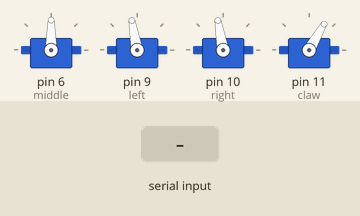
The sketch below on a simulated Arduino Uno, built with avr-gcc and run on an emulated ATmega328P. Parts: 4 × servo. Inputs (shaded band) come from the test bench.

Above: at 1.2 s.
1.3 s: "s" received over Serial
At 1.8 s:
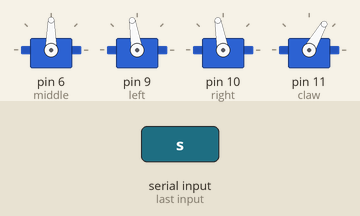
2.8 s: "d" received over Serial
At 4.0 s:
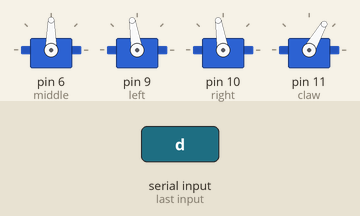
4.3 s: "w" received over Serial
At 5.3 s:
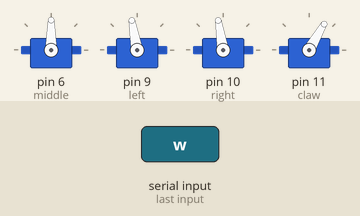
5.8 s: "c" received over Serial
At 6.5 s:
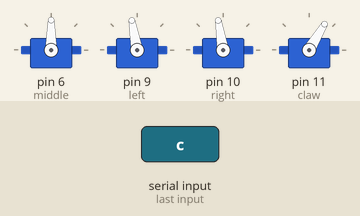
7.3 s: "e" received over Serial
At 7.6 s:
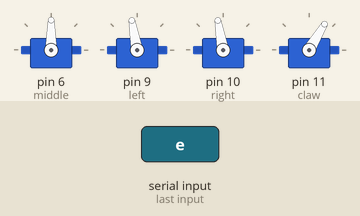
8.8 s: "z" received over Serial
At 10.0 s:
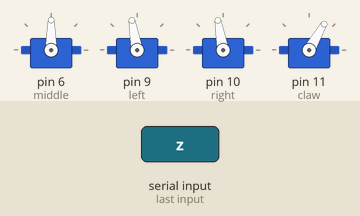
Timing chart, 0 to 11.3 s (numbered marks = the images above; inputs shaded):
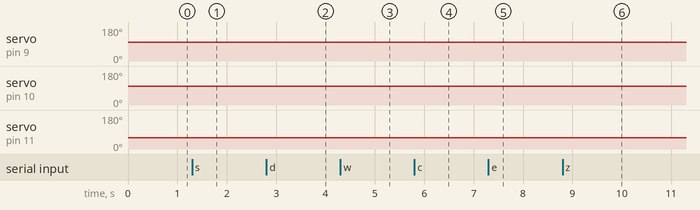

Measured:
- after the input at 1.3 s, servo on pin 9 (left): 100° → 99° at once
- after the input at 2.8 s, servo on pin 10 (right): 100° → 99° at once
- after the input at 4.3 s, servo on pin 9 (left): 99° → 100° at once
- after the input at 5.8 s, servo on pin 11 (claw): 60° → 59° at once
- after the input at 7.3 s, servo on pin 10 (right): 99° → 100° at once
- after the input at 8.8 s, servo on pin 11 (claw): 59° → 60° at once

The sketch:

roboarm_kb.ino
```cpp
#include <Servo.h>

Servo middle, left, right, claw ;  // creates 4 "servo objects"

int val; // initial value of input
int pos_m = 90;
int pos_f1 = 100;
int pos_f2 = 100;
int pos_c = 60;

void setup()
{
  Serial.begin(9600);
  middle.attach(6);  // attaches the servo on pin 11 to the middle object
  left.attach(9);  // attaches the servo on pin 10 to the left object
  right.attach(10);  // attaches the servo on pin 9 to the right object
  claw.attach(11);  // attaches the servo on pin 6 to the claw object

  middle.write(90); // sets the servo position according to the value(degrees)
  left.write(100); // does the same
  right.write(100); // and again
  claw.write(60); // yes you've guessed it
}

void loop()
{
  if (Serial.available()) // if serial value is available
  {
    val = Serial.read();// then read the serial value

    // middle
    if (val == 'a') //if value input is equals to d
    {
      pos_m += 1; //than position of servo motor increases by 1 ( anti clockwise)
      middle.write(pos_m);// the servo will move according to position
      delay(15);//delay for the servo to get to the position
     }
    if (val == 'f')
    {
      pos_m -= 1; //than position of servo motor decreases by 1 (clockwise)
      middle.write(pos_m);// the servo will move according to position
      delay(15);//delay for the servo to get to the position
    }

    // joint 1
    if (val == 'w') //if value input is equals to d
    {
      pos_f1 += 1; //than position of servo motor increases by 1 ( anti clockwise)
      left.write(pos_f1); // does the same
      delay(15);//delay for the servo to get to the position
     }
    if (val == 's') //if value input is equals to a
    {
      pos_f1 -= 1; //than position of servo motor decreases by 1 (clockwise)
      left.write(pos_f1); // does the same
      delay(15);//delay for the servo to get to the position
    }

    // joint 2
    if (val == 'e') //if value input is equals to d
    {
      pos_f2 += 1; //than position of servo motor increases by 1 ( anti clockwise)
      right.write(pos_f2);
      delay(15);//delay for the servo to get to the position
     }
    if (val == 'd') //if value input is equals to a
    {
      pos_f2 -= 1; //than position of servo motor decreases by 1 (clockwise)
      right.write(pos_f2);
      delay(15);//delay for the servo to get to the position
    }

    // claw
    if (val == 'z') //if value input is equals to d
    {
      pos_c += 1; //than position of servo motor increases by 1 ( anti clockwise)
      claw.write(pos_c);
      delay(15);//delay for the servo to get to the position
     }
    if (val == 'c') //if value input is equals to a
    {
      pos_c -= 1; //than position of servo motor decreases by 1 (clockwise)
      claw.write(pos_c);
      delay(15);//delay for the servo to get to the position
    }
  }
}
```
